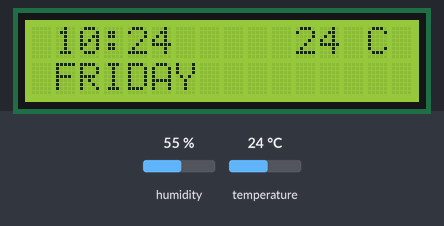
A sketch run on a simulated Arduino Uno, built with avr-gcc and run on an emulated ATmega328P. On the bench: 16×2 character LCD. The inputs (shaded band) are chosen by the test bench; at power-on: temperature 24 °C, humidity 55 %. The local clock reads 2024-03-15 10:24:30 at power-on unless the sketch sets it.

Above: at 1.2 s.
1.3 s: temperature set to 4 °C
At 6.4 s:
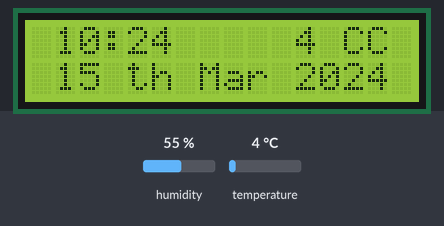
6.7 s: temperature set to 12 °C
At 11.1 s:
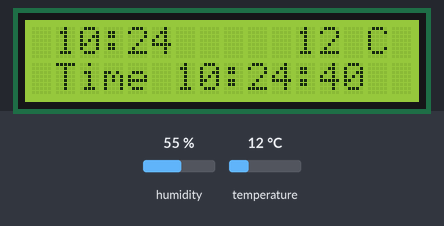
15.4 s: temperature set to 4 °C
At 18.0 s:
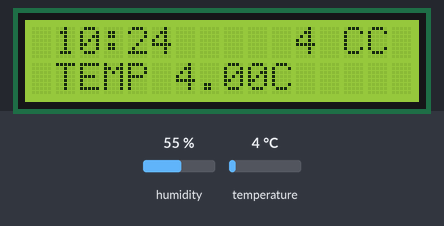
23.1 s: temperature set to 19 °C
At 28.0 s:
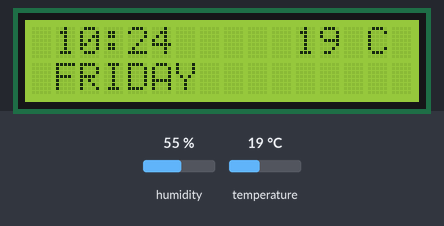
31.8 s: temperature set to 4 °C
At 37.6 s:
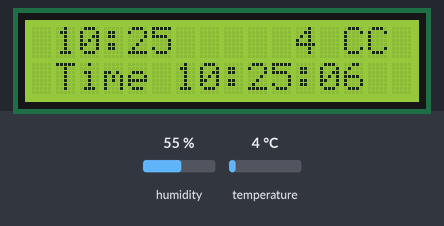
40.5 s: temperature set to 28 °C
At 44.2 s:
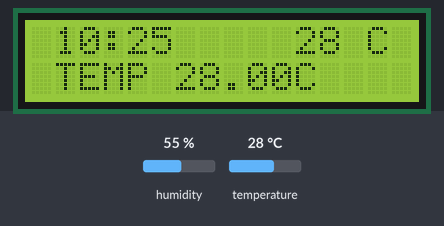
Timing chart, 0 to 45.7 s (numbered marks = the images above; inputs shaded):
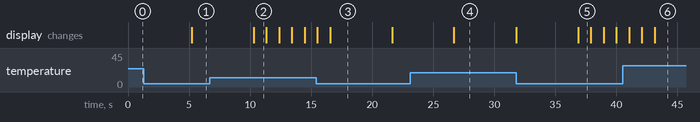

Measured:
- after the input at 1.3 s, the display: changes after 3.9 s (image 1)
- after the input at 6.7 s, the display: changes after 3.6 s (image 2)
- after the input at 15.4 s, the display: first differs from a run without the input after 1.2 s (image 3)
- after the input at 23.1 s, the display: changes after 3.6 s (image 4)
- after the input at 31.8 s, the display: changes after 5.1 s (image 5)
- after the input at 40.5 s, the display: first changes after 0.53 s (image 6 shows a later state)
- what the display in image 2 shows lasts 1.0 s, from 10.3 s to 11.3 s

The sketch:

temppro1.ino
```cpp
#include <DHT.h>
#include <DS3231.h>
#include <Wire.h>
#include <LiquidCrystal_I2C.h>
#include <ctype.h>

//Configure DHT11 Sensor
#define DHTPIN 2
#define DHTTYPE DHT11
DHT dht(DHTPIN, DHTTYPE);

//Configure I2C 16x2 LCD Display
LiquidCrystal_I2C lcd(0x27, 16, 2); // Changed to 16x2

//Configure DS321 Real Time Clock
DS3231  rtc(6, 7);


void setup()
{
  //Start LCD Screen
  lcd.init(); // Initialize the LCD
  lcd.backlight(); // Turn on the backlight

  //Start Temperature Sensor
  dht.begin();

  //Start Clock
  rtc.begin();

  //The following lines can be uncommented to set the date and time
  //rtc.setDOW(SATURDAY);     // Set Day-of-Week to SUNDAY
  //rtc.setTime(22,55, 0);     // Set the time to 12:00:00 (24hr format)
  //rtc.setDate(17, 5, 2025);   // Set the date to January 1st, 2014

}
void to_upper(char *str) {
  for (int i = 0; str[i] != '\0'; i++) {
    if (islower(str[i])) {
      str[i] = toupper(str[i]);
    }
  }
}


void loop()
{
  //2 Second Delay to Allow DHT11 to Calibrate
  //delay(1000);

  //Standard LCD Print Out
  //lcd.clear();
   lcd.setCursor(0, 1);
  lcd.print("                ");
  lcd.setCursor(1, 0);
  lcd.print(rtc.getTimeStr());
  lcd.setCursor(6, 0);
  lcd.print("   ");
  lcd.setCursor(11, 0);
  int tempC = (int)dht.readTemperature();
  lcd.print(tempC);
  lcd.print(" C");


  lcd.setCursor(1, 1);
  char dow1[20];
  strcpy(dow1, rtc.getDOWStr()); // Copy the string
  to_upper(dow1); // Now you can pass dow1 to your function
  lcd.print(dow1); // Print the copied string
  delay(5000);

  lcd.setCursor(0, 1);
  lcd.print("                ");
  lcd.setCursor(1, 0);
  lcd.print(rtc.getTimeStr());
  lcd.setCursor(6, 0);
  lcd.print("   ");
  lcd.setCursor(11, 0);
  tempC = (int)dht.readTemperature();
  lcd.print(tempC);
  lcd.print(" C");

  //lcd.clear();
  lcd.setCursor(1, 1);
  lcd.print(rtc.getDateStr());
   lcd.setCursor(5, 1);
  lcd.print(rtc.getDateStr());
  lcd.setCursor(3, 1);
  lcd.print(" th ");
  lcd.print(rtc.getMonthStr(FORMAT_SHORT));
  lcd.print(" ");

  delay (5000);
  lcd.setCursor(0, 1);
  lcd.print("                ");

  int u=0;
  while(u<=5){
    lcd.setCursor(1, 0);
    lcd.print(rtc.getTimeStr());
    lcd.setCursor(6, 0);
    lcd.print("   ");
    lcd.setCursor(11, 0);
    tempC = (int)dht.readTemperature();
    lcd.print(tempC);
    lcd.print(" C");

    lcd.setCursor(1, 1);
    lcd.print("Time ");
    lcd.print(rtc.getTimeStr());
    u=u+1;
    delay(1000);
  }

  lcd.setCursor(0, 1);
  lcd.print("                ");
  lcd.setCursor(1, 0);
  lcd.print(rtc.getTimeStr());
  lcd.setCursor(6, 0);
  lcd.print("   ");
  lcd.setCursor(11, 0);
  tempC = (int)dht.readTemperature();
  lcd.print(tempC);
  lcd.print(" C");

  lcd.setCursor(1, 1);
  lcd.print("TEMP ");
  lcd.print(dht.readTemperature());
  lcd.print("C");
  delay(5000);

  lcd.setCursor(0, 1);
  lcd.print("                ");
  lcd.setCursor(1, 0);
  lcd.print(rtc.getTimeStr());
  lcd.setCursor(6, 0);
  lcd.print("   ");
  lcd.setCursor(11, 0);
  tempC = (int)dht.readTemperature();
  lcd.print(tempC);
  lcd.print(" C");

  lcd.setCursor(1, 1);
  lcd.print("HUM ");
  lcd.print(dht.readHumidity());
  lcd.print("%");
  delay(5000);


}
```
